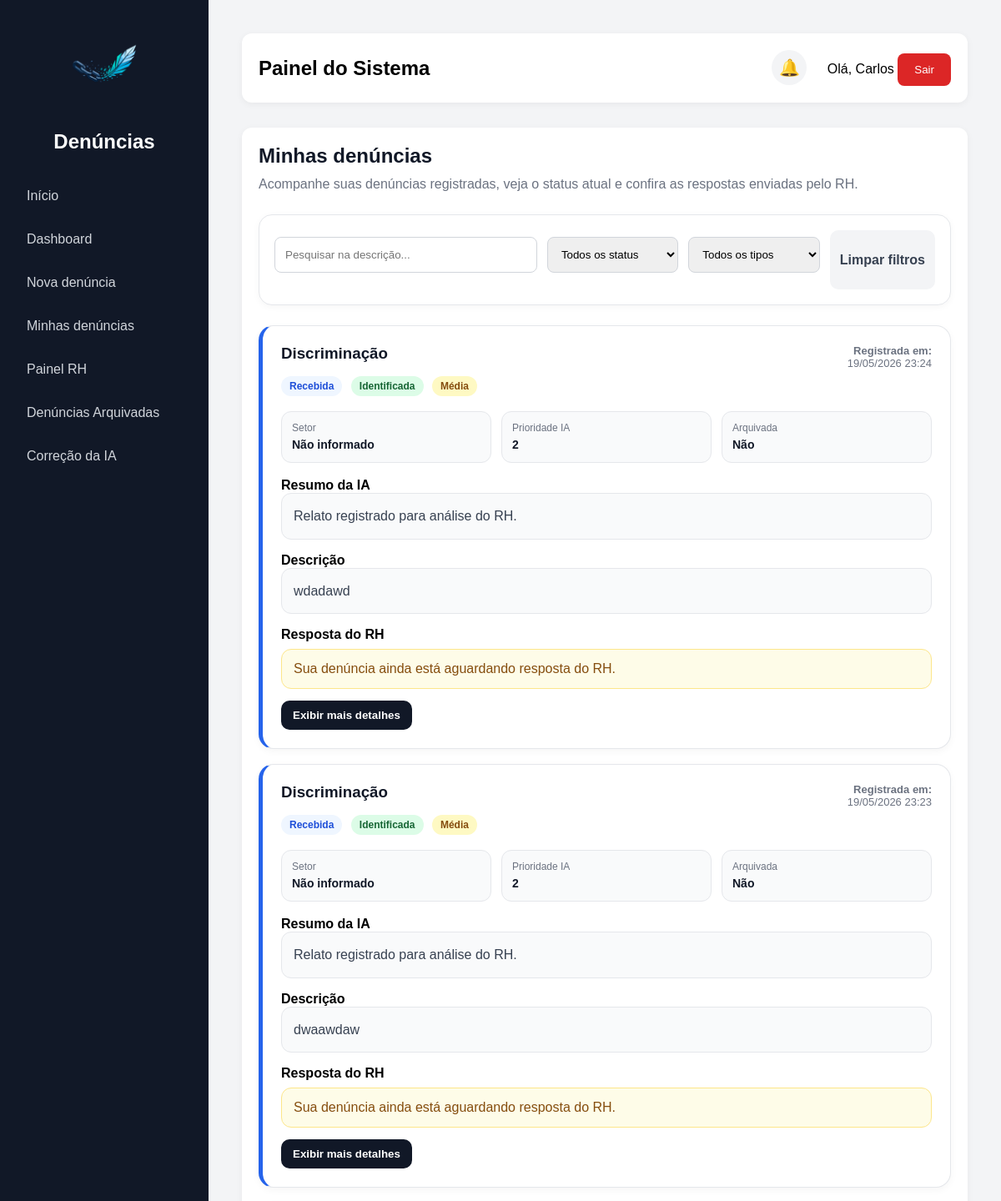
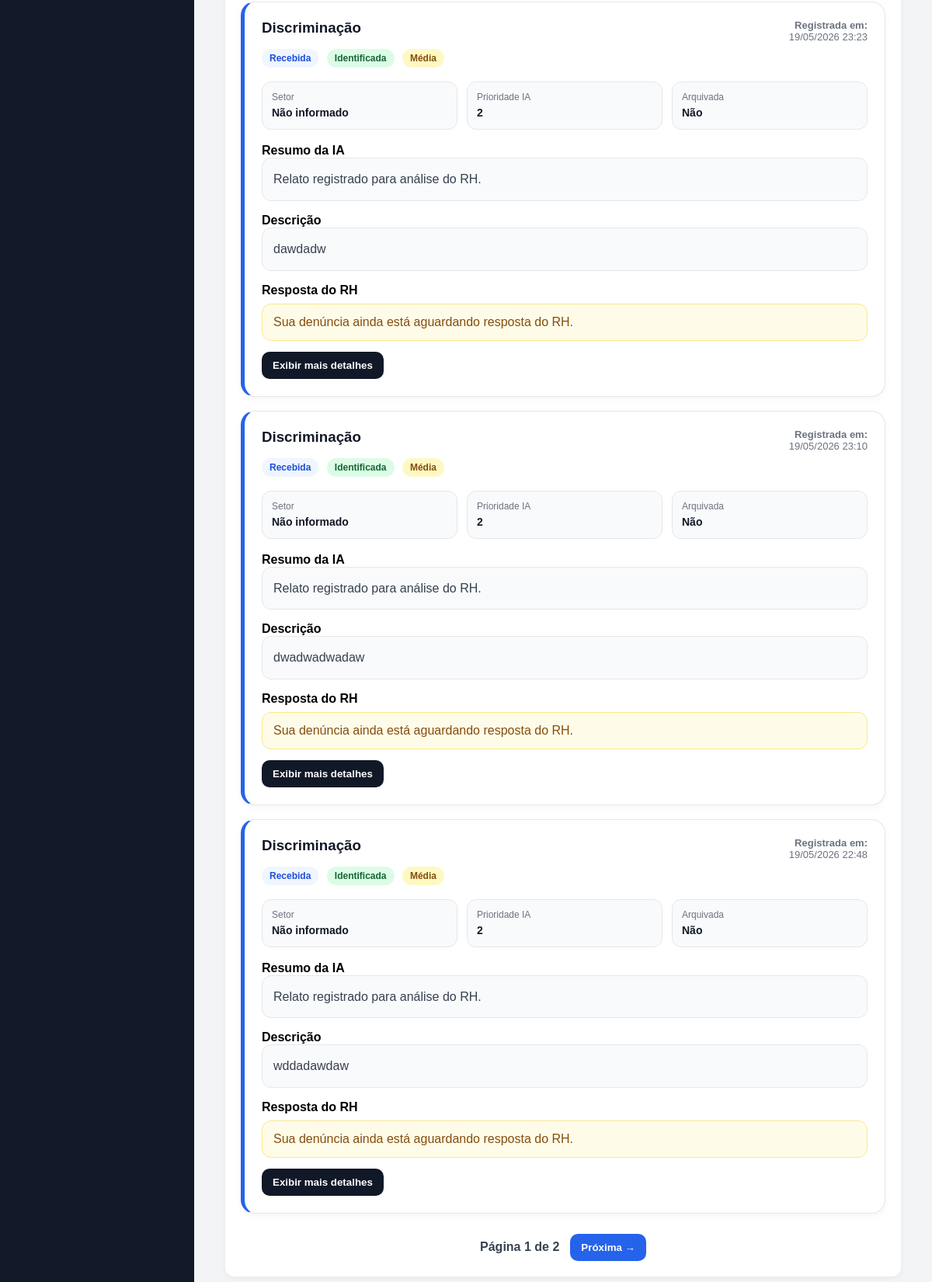
/minhas-denuncias/ (signed in), run on an earlier commit of the app's database (2 pictures, top to bottom).
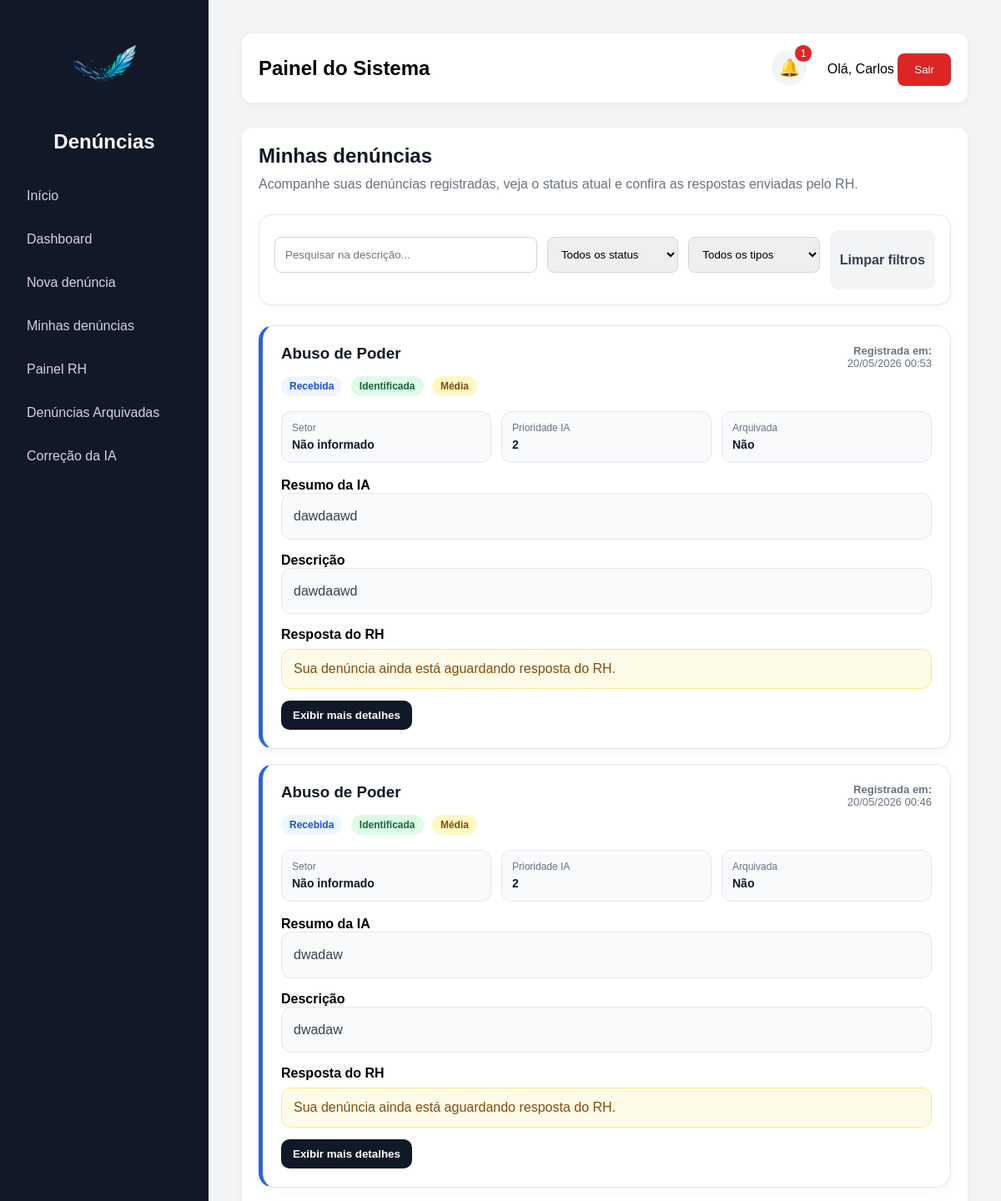
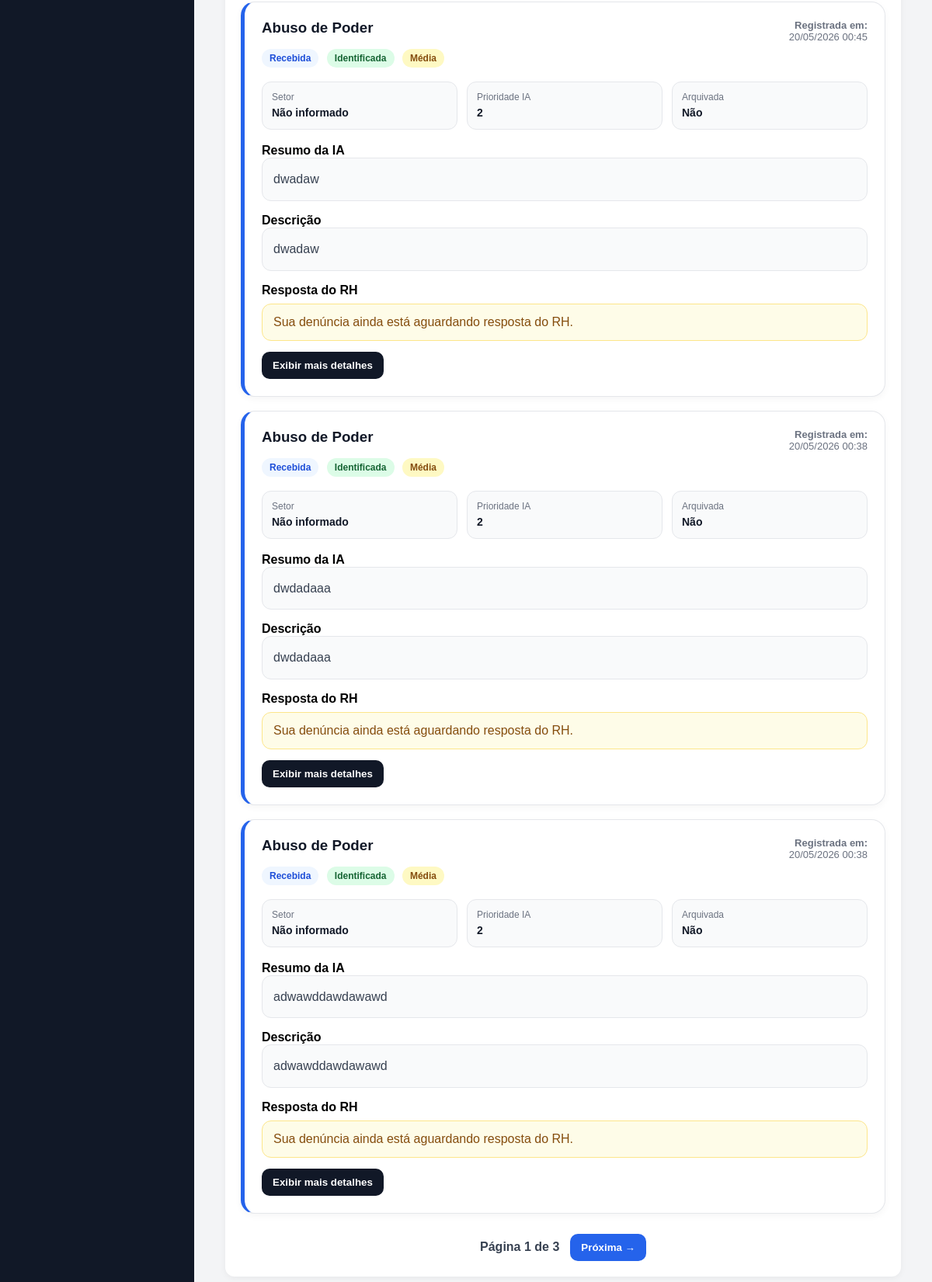
And on a later commit of the database (2 pictures, top to bottom).
### denuncias/models.py (models this page shows, shortened)
class Denuncia(models.Model):
    TIPOS = [
    ('moral', 'Assédio Moral'),
    ('sexual', 'Assédio Sexual'),
    ('abuso', 'Abuso de Poder'),
    ('discriminacao', 'Discriminação'),
    ('ameaca', 'Ameaça'),
    ('violencia', 'Violência'),
    ('outros', 'Outros'),
    ]
    STATUS = [
        ("recebida", "Recebida"),
        ("analise", "Em análise"),
        ("resolvida", "Resolvida"),
    ]
    GRAVIDADES = [
    ('baixa', 'Baixa'),
    ('media', 'Média'),
    ('alta', 'Alta'),
    ('critica', 'Crítica'),
]
    usuario = models.ForeignKey(User, on_delete=models.SET_NULL, null=True, blank=True)
    descricao = models.TextField()
    tipo = models.CharField(max_length=20, choices=TIPOS)
    anonima = models.BooleanField(default=False)
    status = models.CharField(max_length=20, choices=STATUS, default="recebida")
    gravidade = models.CharField(
    max_length=20,
    choices=GRAVIDADES,
    default='baixa'
)
    urgente = models.BooleanField(default=False)
    prioridade_ia = models.IntegerField(default=1)
    resumo_ia = models.TextField(blank=True, null=True)
    data_criacao = models.DateTimeField(auto_now_add=True)
    arquivada = models.BooleanField(default=False)
    data_arquivamento = models.DateTimeField(null=True, blank=True)
    resposta_rh = models.TextField(blank=True, null=True)
    setor = models.ForeignKey(Setor, on_delete=models.SET_NULL, null=True, blank=True)
    exibir_setor = models.BooleanField(default=True)
    link_anexo = models.URLField(blank=True, null=True)

### denuncias/views.py (the view, shortened to what this page needs)
# urls.py: path('minhas-denuncias/', minhas_denuncias,  name='minhas_denuncias'),
@login_required
def minhas_denuncias(request):
    busca = request.GET.get("busca", "")
    status = request.GET.get("status", "")
    tipo = request.GET.get("tipo", "")
    page = request.GET.get("page", 1)
    denuncias = Denuncia.objects.filter(usuario=request.user).order_by("-data_criacao")
    if busca:
        denuncias = denuncias.filter(descricao__icontains=busca)
    if status:
        denuncias = denuncias.filter(status=status)
    if tipo:
        denuncias = denuncias.filter(tipo=tipo)
    paginator = Paginator(denuncias, 5)
    denuncias_paginadas = paginator.get_page(page)
    context = {
        "denuncias": denuncias_paginadas,
        "busca": busca,
        "status_filtro": status,
        "tipo_filtro": tipo,
    }
    return render(request, "denuncias/minhas_denuncias.html", context)

### denuncias/context_processors.py (called while the page is built, shortened)
def grupos_usuario(request):
    notificacoes = Notificacao.objects.filter(
        usuario=request.user
    ).order_by('-data_criacao')[:5]
    total_nao_lidas = Notificacao.objects.filter(
        usuario=request.user,
        lida=False
    ).count()
    return {
        'ui_rh': request.user.groups.filter(name='RH').exists(),
        'ui_admin': request.user.groups.filter(name='Administrador').exists() or request.user.is_superuser,
        'notificacoes': notificacoes,
        'total_nao_lidas': total_nao_lidas,
    }

### denuncias/templates/denuncias/minhas_denuncias.html (shortened to what this page needs)
{% extends 'base.html' %}
{% block content %}
<div class="minhas-header">
    <h2>Minhas denúncias</h2>
    <p>
        Acompanhe suas denúncias registradas, veja o status atual e confira as respostas enviadas pelo RH.
    </p>
</div>
<form id="filtrosMinhas" class="filtros-minhas">
    <input
        type="text"
        name="busca"
        placeholder="Pesquisar na descrição..."
        value="{{ busca }}"
    >
    <select name="status">
        <option value="">Todos os status</option>
    </select>
    <select name="tipo">
        <option value="">Todos os tipos</option>
    </select>
    <a href="/minhas-denuncias/" class="limpar-minhas">
        Limpar filtros
    </a>
</form>
<div id="listaMinhasDenuncias">
    {% include 'denuncias/partials/lista_minhas_denuncias.html' %}
</div>
{% endblock %}

### denuncias/templates/base.html (shortened to what this page needs)
<!DOCTYPE html>
<html lang="pt-br">
<head>
</head>
<body>
    <aside>
        <div class="logo-box">
            <img src="/static/img/logo.png" alt="Logo do sistema" class="logo-sistema">
            <h2>Denúncias</h2>
        </div>
        <a href="/">Início</a>
        {% if user.is_authenticated %}
            <a href="/dashboard/">Dashboard</a>
            <a href="/denuncia/">Nova denúncia</a>
            <a href="/minhas-denuncias/">Minhas denúncias</a>
            {% if ui_rh or ui_admin %}
                <a href="/painel-rh/">Painel RH</a>
                <a href="/denuncias-arquivadas/">Denúncias Arquivadas</a>
                <a href="/feedback-ia/">Correção da IA</a>
            {% endif %}
        {% else %}
            <a href="/login/">Entrar</a>
        {% endif %}
    </aside>
    <main>
        <div class="topbar">
            <div>
                <h2>Painel do Sistema</h2>
            </div>
            <div>
                {% if user.is_authenticated %}
                    <div class="notification-wrapper">
                        <button type="button" class="notification-bell" onclick="toggleNotifications()">
                            🔔
                            {% if total_nao_lidas > 0 %}
                                <span class="notification-count">
                                    {{ total_nao_lidas }}
                                </span>
                            {% endif %}
                        </button>
                    </div>
                    <span>Olá, {{ user.username }}</span>
                    <form method="post" action="/logout/" style="display:inline;">
                        <button class="logout-btn" type="submit">Sair</button>
                    </form>
                {% endif %}
            </div>
        </div>
        <div class="card">
            {% block content %}
            {% endblock %}
        </div>
    </main>
</body>
</html>

### denuncias/templates/denuncias/partials/lista_minhas_denuncias.html (shortened to what this page needs)
{% if denuncias %}
<div class="denuncias-lista">
    {% for d in denuncias %}
    <div class="denuncia-card">
        <div class="denuncia-topo">
            <div>
                <h3>{{ d.get_tipo_display }}</h3>
                <span class="badge-status">
                    {{ d.get_status_display }}
                </span>
                {% if d.anonima %}
                <span class="badge-anonima">Anônima</span>
                {% else %}
                <span class="badge-identificada">Identificada</span>
                {% endif %}
                <span class="badge-gravidade gravidade-{{ d.gravidade }}">
                    {{ d.get_gravidade_display }}
                </span>
            </div>
            <div class="denuncia-data">
                <strong>Registrada em:</strong><br>
                {{ d.data_criacao|date:"d/m/Y H:i" }}
            </div>
        </div>
        <div class="denuncia-info">
            <div class="info-mini">
                <span>Setor</span>
                <strong>
                    {% if d.exibir_setor %}
                    {% if d.setor %}
                    {{ d.setor.nome }}
                    {% else %}
                    Não informado
                    {% endif %}
                    {% else %}
                    Ocultado
                    {% endif %}
                </strong>
            </div>
            <div class="info-mini">
                <span>Prioridade IA</span>
                <strong>{{ d.prioridade_ia }}</strong>
            </div>
            <div class="info-mini">
                <span>Arquivada</span>
                <strong>
                    {% if d.arquivada %}
                    Sim
                    {% else %}
                    Não
                    {% endif %}
                </strong>
            </div>
        </div>
        {% if d.resumo_ia %}
        <strong>Resumo da IA</strong>
        <div class="descricao-box">
            {{ d.resumo_ia }}
        </div>
        {% endif %}
        <strong>Descrição</strong>
        <div class="descricao-box">
            {{ d.descricao }}
        </div>
        <strong>Resposta do RH</strong>
        {% if d.resposta_rh %}
        <div class="resposta-box">
            {{ d.resposta_rh }}
        </div>
        {% else %}
        <div class="sem-resposta">
            Sua denúncia ainda está aguardando resposta do RH.
        </div>
        {% endif %}
        <button type="button" class="btn-detalhes" onclick="toggleDetalhes(this)">
            Exibir mais detalhes
        </button>
    </div>
    {% endfor %}
</div>
<div class="paginacao-minhas">
    <span>
        Página {{ denuncias.number }} de {{ denuncias.paginator.num_pages }}
    </span>
    {% if denuncias.has_next %}
    <button type="button" onclick="carregarMinhasDenuncias({{ denuncias.next_page_number }})">
        Próxima →
    </button>
    {% endif %}
</div>
{% else %}
<div class="empty-minhas">
    Nenhuma denúncia encontrada.
</div>
{% endif %}

What changed in the data, as far as the page shows it:
no longer on this page (row unchanged): Denuncia: tipo "Discriminação", status "Recebida", anonima "Identificada", gravidade "Média", data_criacao "19/05/2026 23:24", exibir_setor "Não informado", prioridade_ia "2", arquivada "Não", resumo_ia "Relato registrado para análise do RH.", descricao "wdadawd", shows "Sua denúncia ainda está aguardando resposta do RH."
no longer on this page (row unchanged): Denuncia: tipo "Discriminação", status "Recebida", anonima "Identificada", gravidade "Média", data_criacao "19/05/2026 23:23", exibir_setor "Não informado", prioridade_ia "2", arquivada "Não", resumo_ia "Relato registrado para análise do RH.", descricao "dwaawdaw", shows "Sua denúncia ainda está aguardando resposta do RH."
no longer on this page (row unchanged): Denuncia: tipo "Discriminação", status "Recebida", anonima "Identificada", gravidade "Média", data_criacao "19/05/2026 23:23", exibir_setor "Não informado", prioridade_ia "2", arquivada "Não", resumo_ia "Relato registrado para análise do RH.", descricao "dawdadw", shows "Sua denúncia ainda está aguardando resposta do RH."
no longer on this page (row unchanged): Denuncia: tipo "Discriminação", status "Recebida", anonima "Identificada", gravidade "Média", data_criacao "19/05/2026 23:10", exibir_setor "Não informado", prioridade_ia "2", arquivada "Não", resumo_ia "Relato registrado para análise do RH.", descricao "dwadwadwadaw", shows "Sua denúncia ainda está aguardando resposta do RH."
no longer on this page (row unchanged): Denuncia: tipo "Discriminação", status "Recebida", anonima "Identificada", gravidade "Média", data_criacao "19/05/2026 22:48", exibir_setor "Não informado", prioridade_ia "2", arquivada "Não", resumo_ia "Relato registrado para análise do RH.", descricao "wddadawdaw", shows "Sua denúncia ainda está aguardando resposta do RH."
added Denuncia: tipo "Abuso de Poder", status "Recebida", anonima "Identificada", gravidade "Média", data_criacao "20/05/2026 00:53", exibir_setor "Não informado", prioridade_ia "2", arquivada "Não", resumo_ia "dawdaawd", descricao "dawdaawd", shows "Sua denúncia ainda está aguardando resposta do RH."
added Denuncia: tipo "Abuso de Poder", status "Recebida", anonima "Identificada", gravidade "Média", data_criacao "20/05/2026 00:46", exibir_setor "Não informado", prioridade_ia "2", arquivada "Não", resumo_ia "dwadaw", descricao "dwadaw", shows "Sua denúncia ainda está aguardando resposta do RH."
added Denuncia: tipo "Abuso de Poder", status "Recebida", anonima "Identificada", gravidade "Média", data_criacao "20/05/2026 00:45", exibir_setor "Não informado", prioridade_ia "2", arquivada "Não", resumo_ia "dwadaw", descricao "dwadaw", shows "Sua denúncia ainda está aguardando resposta do RH."
added Denuncia: tipo "Abuso de Poder", status "Recebida", anonima "Identificada", gravidade "Média", data_criacao "20/05/2026 00:38", exibir_setor "Não informado", prioridade_ia "2", arquivada "Não", resumo_ia "dwdadaaa", descricao "dwdadaaa", shows "Sua denúncia ainda está aguardando resposta do RH."
added Denuncia: tipo "Abuso de Poder", status "Recebida", anonima "Identificada", gravidade "Média", data_criacao "20/05/2026 00:38", exibir_setor "Não informado", prioridade_ia "2", arquivada "Não", resumo_ia "adwawddawdawawd", descricao "adwawddawdawawd", shows "Sua denúncia ainda está aguardando resposta do RH."
Also different on the page:
{{ total_nao_lidas }}: (not shown) → "1"
{{ denuncias.paginator.num_pages }}: "2" → "3"
